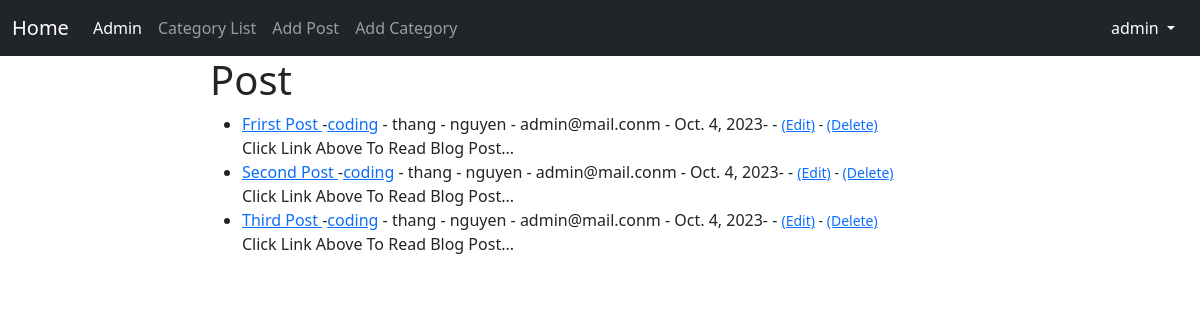
Page /draft (signed in) on the earlier database version.
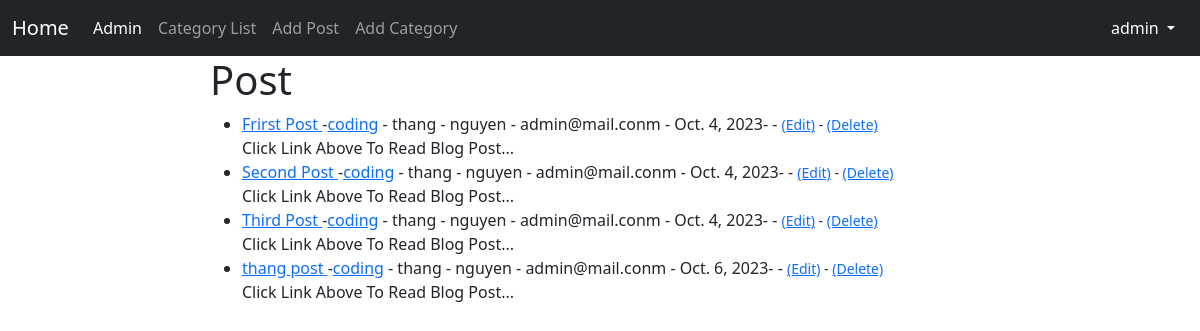
Same page on the later database version.
### blog/models.py (models this page shows, shortened)
class Post(models.Model):
    title = models.CharField(max_length=264)
    author = models.ForeignKey(User,on_delete=models.CASCADE)
    body = RichTextField(blank=True,null=True)
    post_date = models.DateField(auto_now_add=True)
    category = models.CharField(max_length=264,default='coding')
    snippet = models.CharField(max_length=264)
    likes = models.ManyToManyField(User,related_name='blog_posts')
    is_published = models.BooleanField(default=False)

### blog/views.py (the view)
# urls.py: path('draft',DraftView.as_view(), name = 'draft'),
class DraftView(ListView):
    model = Post
    template_name = 'draft.html'  # Thay 'drafts.html' bằng template bạn muốn sử dụng cho trang drafts
    def get_queryset(self):
        return Post.objects.filter(is_published=False, author=self.request.user)

### templates/draft.html
{% extends 'base.html' %} {% block content %}
<h1>Post</h1>
<ul>
  {% for post in object_list %}
  <li>
    <a href="{% url 'article_details' post.pk %}">{{ post.title }} </a>
    -<a href="{%  url 'category' post.category|slugify %}"
      >{{ post.category }}</a
    >
    - {{ post.author.first_name }} - {{ post.author.last_name }} -
    {{  post.author.email }} - {{ post.post_date }}-
    {% if user.is_authenticated %}
      {% if user.id == post.author.id %} -
    <small>
      <a href="{% url 'update_post' post.pk %}">(Edit)</a>
      - <a href="{% url 'delete_post' post.pk %}">(Delete)</a>
    </small>
      {% endif %}
    {% endif %}
    <br />
    {{ post.snippet }}
  </li>
  {% endfor %}
</ul>
{% endblock %}

Differences in the rows shown:
added Post: title "thang post", category "coding", author.first_name "thang", author.last_name "nguyen", author.email "admin@mail.conm", post_date "Oct. 6, 2023", shows "(Edit)", snippet "Click Link Above To Read Blog Post..."
